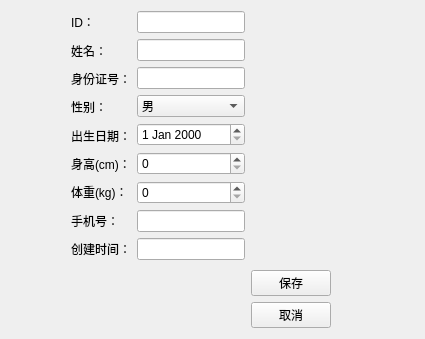
<?xml version="1.0" encoding="UTF-8"?>
<ui version="4.0">
 <class>PatientEditView</class>
 <widget class="QWidget" name="PatientEditView">
  <property name="geometry">
   <rect>
    <x>0</x>
    <y>0</y>
    <width>425</width>
    <height>339</height>
   </rect>
  </property>
  <property name="windowTitle">
   <string>患者编辑</string>
  </property>
  <layout class="QHBoxLayout" name="horizontalLayout">
   <item>
    <spacer name="horizontalSpacer">
     <property name="orientation">
      <enum>Qt::Orientation::Horizontal</enum>
     </property>
     <property name="sizeType">
      <enum>QSizePolicy::Policy::Fixed</enum>
     </property>
     <property name="sizeHint" stdset="0">
      <size>
       <width>60</width>
       <height>20</height>
      </size>
     </property>
    </spacer>
   </item>
   <item>
    <layout class="QFormLayout" name="formLayout">
     <item row="0" column="0">
      <layout class="QVBoxLayout" name="verticalLayout">
       <item>
        <widget class="QLabel" name="label">
         <property name="text">
          <string>ID：</string>
         </property>
        </widget>
       </item>
       <item>
        <widget class="QLabel" name="label_2">
         <property name="text">
          <string>姓名：</string>
         </property>
        </widget>
       </item>
       <item>
        <widget class="QLabel" name="label_3">
         <property name="text">
          <string>身份证号：</string>
         </property>
        </widget>
       </item>
       <item>
        <widget class="QLabel" name="label_4">
         <property name="text">
          <string>性别：</string>
         </property>
        </widget>
       </item>
       <item>
        <widget class="QLabel" name="label_5">
         <property name="text">
          <string>出生日期：</string>
         </property>
        </widget>
       </item>
       <item>
        <widget class="QLabel" name="label_6">
         <property name="text">
          <string>身高(cm)：</string>
         </property>
        </widget>
       </item>
       <item>
        <widget class="QLabel" name="label_7">
         <property name="text">
          <string>体重(kg)：</string>
         </property>
        </widget>
       </item>
       <item>
        <widget class="QLabel" name="label_8">
         <property name="text">
          <string>手机号：</string>
         </property>
        </widget>
       </item>
       <item>
        <widget class="QLabel" name="label_9">
         <property name="text">
          <string>创建时间：</string>
         </property>
        </widget>
       </item>
      </layout>
     </item>
     <item row="0" column="1">
      <layout class="QVBoxLayout" name="verticalLayout_2">
       <item>
        <widget class="QLineEdit" name="id_edit"/>
       </item>
       <item>
        <widget class="QLineEdit" name="name_edit">
         <property name="text">
          <string/>
         </property>
        </widget>
       </item>
       <item>
        <widget class="QLineEdit" name="number_edit"/>
       </item>
       <item>
        <widget class="QComboBox" name="sex_box">
         <item>
          <property name="text">
           <string>男</string>
          </property>
         </item>
         <item>
          <property name="text">
           <string>女</string>
          </property>
         </item>
        </widget>
       </item>
       <item>
        <widget class="QDateEdit" name="date"/>
       </item>
       <item>
        <widget class="QSpinBox" name="height_spin">
         <property name="maximum">
          <number>999</number>
         </property>
        </widget>
       </item>
       <item>
        <widget class="QSpinBox" name="weight_spin">
         <property name="maximum">
          <number>999</number>
         </property>
         <property name="singleStep">
          <number>1</number>
         </property>
        </widget>
       </item>
       <item>
        <widget class="QLineEdit" name="phone_edit">
         <property name="text">
          <string/>
         </property>
        </widget>
       </item>
       <item>
        <widget class="QLineEdit" name="create_date">
         <property name="text">
          <string/>
         </property>
        </widget>
       </item>
      </layout>
     </item>
    </layout>
   </item>
   <item>
    <layout class="QVBoxLayout" name="verticalLayout_3">
     <item>
      <spacer name="verticalSpacer">
       <property name="orientation">
        <enum>Qt::Orientation::Vertical</enum>
       </property>
       <property name="sizeHint" stdset="0">
        <size>
         <width>20</width>
         <height>40</height>
        </size>
       </property>
      </spacer>
     </item>
     <item>
      <widget class="QPushButton" name="pushButton">
       <property name="text">
        <string>保存</string>
       </property>
      </widget>
     </item>
     <item>
      <widget class="QPushButton" name="pushButton_2">
       <property name="text">
        <string>取消</string>
       </property>
      </widget>
     </item>
    </layout>
   </item>
   <item>
    <spacer name="horizontalSpacer_2">
     <property name="orientation">
      <enum>Qt::Orientation::Horizontal</enum>
     </property>
     <property name="sizeHint" stdset="0">
      <size>
       <width>28</width>
       <height>20</height>
      </size>
     </property>
    </spacer>
   </item>
  </layout>
 </widget>
 <resources/>
 <connections/>
</ui>
